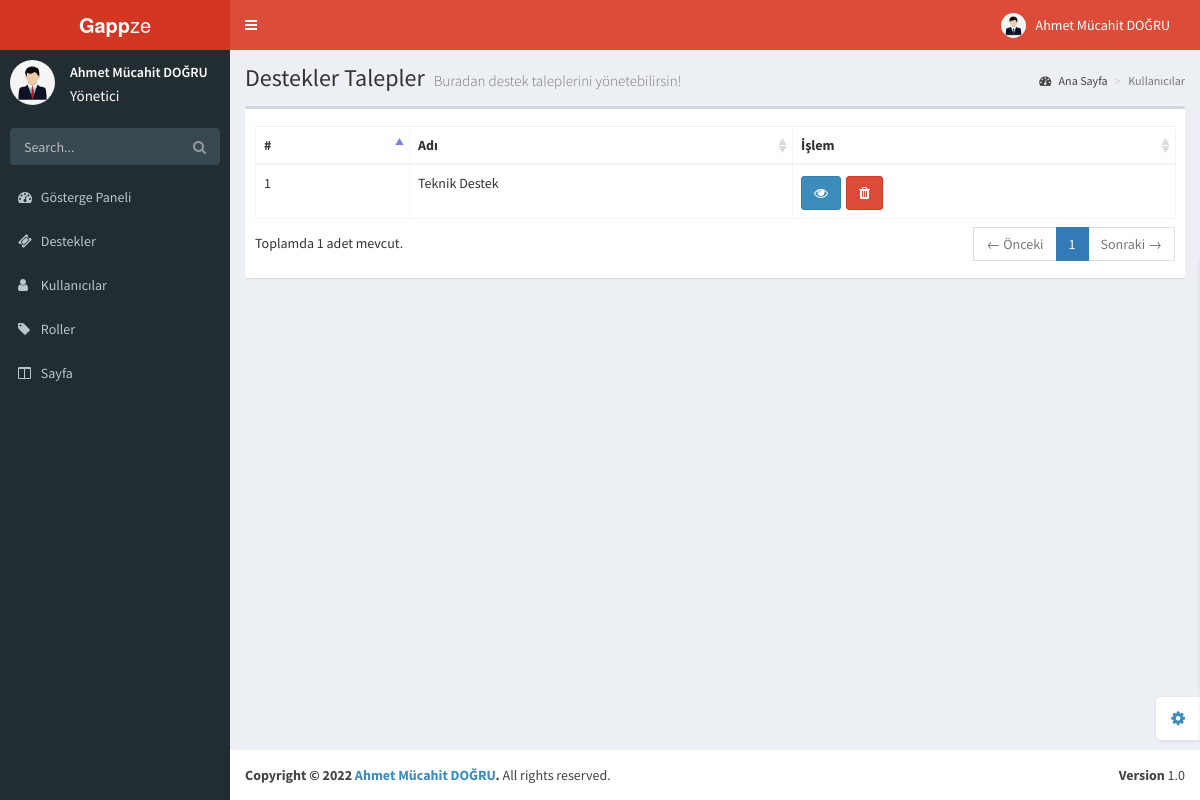
The page /admin/departments.php (signed in) on the database its author committed.
### tables this page shows
CREATE TABLE `accounts` (
  `id` int(11) NOT NULL,
  `firstName` varchar(64) NOT NULL,
  `lastName` varchar(64) NOT NULL,
  `email` varchar(255) NOT NULL,
  `password` varchar(255) NOT NULL,
  `permission` int(11) NOT NULL,
  `department` int(11) NOT NULL,
  `createdDate` timestamp NOT NULL DEFAULT current_timestamp() ON UPDATE current_timestamp()
);

CREATE TABLE `roles` (
  `id` int(11) NOT NULL,
  `name` varchar(255) NOT NULL
);

CREATE TABLE `pages` (
  `id` int(11) NOT NULL,
  `name` varchar(255) NOT NULL,
  `src` varchar(255) NOT NULL,
  `permission` int(11) NOT NULL,
  `location` int(11) NOT NULL,
  `dropdown` int(11) NOT NULL,
  `isDropdown` int(11) NOT NULL,
  `icon` varchar(255) NOT NULL,
  `isLogged` int(11) NOT NULL
);

CREATE TABLE `departments` (
  `id` int(11) NOT NULL,
  `name` varchar(255) NOT NULL
);

### functions/account.function.php (called while the page is built, shortened)
<?php
class Accounts{
  public function getPermissionName($id){
      $class = new classFonksiyon();
      $db = $class->dbConnection();
      $accounts = $db->prepare("SELECT permission FROM accounts WHERE id = ?");
      $accounts->execute(array(
        $id
      ));
      $accounts_fetch = $accounts->fetch();
      $roles = $db->prepare("SELECT * FROM roles WHERE id = ?");
      $roles->execute(array(
        $accounts_fetch["permission"]
      ));
      $roles_fetch = $roles->fetch();
      if($accounts->rowCount() != 0){
        if($roles_fetch == 0){
          return "Üye";
        }else{
        return $roles_fetch["name"];
        }
      }else{
        return false;
      }
  }
  public function getName($id){
    $class = new classFonksiyon();
    $db = $class->dbConnection();
    $accounts = $db->prepare("SELECT firstName,lastName FROM accounts WHERE id = ?");
    $accounts->execute(array(
      $id
    ));
    $accounts_fetch = $accounts->fetch();
    if($accounts->rowCount() != 0){
    return $accounts_fetch["firstName"]." ".$accounts_fetch["lastName"];
    }
  }
  public function getPermission($userid){
    $class = new classFonksiyon();
    $db = $class->dbConnection();
    if($db){
      $usergetElement = $db->prepare("SELECT permission FROM accounts WHERE id = ?");
      $usergetElement->execute(array(
        $userid
      ));
      $usergetElementFetch = $usergetElement->fetch();
      if($usergetElement->rowCount() != 0){
        return $usergetElementFetch["permission"];
      }
    }
  }
}

### functions/class.function.php (the view, shortened to what this page needs)
<?php
class classFonksiyon {
    private $settings = "/settings.json";
    private $host;
    private $username;
    private $password;
    private $database;
    public function __construct()
    {
      $jsonVeri = file_get_contents($_SERVER['DOCUMENT_ROOT'].$this->settings);
      $jsonVeri = json_decode($jsonVeri,true);
      $this->host = $jsonVeri["host"];
      $this->username = $jsonVeri["user"];
      $this->password = $jsonVeri["password"];
      $this->database = $jsonVeri["database"];
    }
    public function dbConnection(){
      try {
        $conn = new PDO("mysql:host=$this->host;dbname=$this->database;charset=utf8", $this->username, $this->password);
        $conn->setAttribute(PDO::ATTR_ERRMODE, PDO::ERRMODE_EXCEPTION);
      } catch(PDOException $e) {
        $message = "Connection failed: " . $e->getMessage();
      }
      return $conn;
    }
    public function pagesAll($location,$permission){
      $db = $this->dbConnection();
      if($db){
        if($location == 1){
          $page = $db->prepare("SELECT * FROM pages WHERE location = ?");
          $page->execute(array(
            $location
          ));
          if($page->rowCount() != 0){
            foreach ($page as $page_veri) {
                if($page_veri["permission"] == $permission){
                  if($page_veri["isDropdown"] == 1){
                  echo "
                  <li class='treeview'>
                  <a href='#'>
                  <i class='{$page_veri["icon"]}'></i>
                  <span>{$page_veri["name"]}</span></a>";
                    echo '<ul class="treeview-menu">';
                    echo "</ul></li>";
                  }else{
                    if($page_veri["dropdown"] == 0){
                    echo "<li class='treeview'>";
                    echo "<a href='{$page_veri["src"]}'>";
                    echo "<i class='{$page_veri["icon"]}'></i> <span>{$page_veri["name"]}</span>";
                    echo "</a>";
                    echo "</li>";
                    }
                  }
                }
            }
        }
      }
    }
    }
    public function getDepartments(){
      $db = $this->dbConnection();
      $user = new Accounts();
      if($db){
      if($user->getPermission($_SESSION["userAccountID"]) != 0){
          $departments = $db->prepare("SELECT * FROM departments");
          $departments->execute();
        if($departments->rowCount() != 0){
          foreach ($departments as $departments_veri) {
            echo "<tr>";
            echo "<td>{$departments_veri['id']}</td>";
            echo "<td>{$departments_veri["name"]}</td>";
            echo "<td>";
            if($user->getPermission($_SESSION["userAccountID"]) == 1){
              echo "<a class='btn btn-primary btn-specly mt-2 mr-2' href='support-view.php?id={$departments_veri["id"]}'><i class='fa fa-eye text-light'></i></a>";
              echo "<button class='btn btn-danger btn-specly mt-2 mr-2 deleteBtn' id='{$departments_veri["id"]}' name='delete' type='submit'><i class='fa fa-trash'></i></button>";
            }else{
              echo "<a class='btn btn-primary btn-specly mt-2 mr-2 endBtn' href='support-view.php?id={$departments_veri["id"]}'><i class='fa fa-eye text-light'></i></a>";
            }
            echo "</td>";
            echo "</tr>";
          }
        }
      }else{
      }
    }
    }
}

### admin/pages/header.php (shortened to what this page needs)
<header class="main-header">
    <a href="index.php" class="logo"><b>Gapp</b>ze</a>
    <nav class="navbar navbar-static-top" role="navigation">
        <a href="#" class="sidebar-toggle" data-toggle="offcanvas" role="button">
        </a>
        <div class="navbar-custom-menu">
            <ul class="nav navbar-nav">
                <li class="dropdown user user-menu">
                    <a href="#" class="dropdown-toggle" data-toggle="dropdown">
                        <img src="/resources/img/user.jpg" class="user-image" alt="User Image" />
                        <span class="hidden-xs"><?= $user->getName($_SESSION["userAccountID"]); ?></span>
                    </a>
                </li>
            </ul>
        </div>
    </nav>
</header>

### admin/pages/navbar.php
<aside class="main-sidebar">
    <section class="sidebar">
        <div class="user-panel">
            <div class="pull-left image">
                <img src="/resources/img/user.jpg" class="img-circle" alt="User Image" />
            </div>
            <div class="pull-left info">
                <p><?= $user->getName($_SESSION["userAccountID"]); ?></p>
                <a style="font-size: 15px"><?= $user->getPermissionName($_SESSION["userAccountID"]) ?></a>
            </div>
        </div>
        <form action="#" method="get" class="sidebar-form">
            <div class="input-group">
                <input type="text" name="q" class="form-control" placeholder="Search..." />
                <span class="input-group-btn">
                    <button type='submit' name='search' id='search-btn' class="btn btn-flat"><i
                            class="fa fa-search"></i></button>
                </span>
            </div>
        </form>
        <ul class="sidebar-menu">
             <?php
                $class->pagesAll(1,0);
            ?>
        </ul>
    </section>
</aside>

### rows shown on the page
accounts: $user->getName($_SESSION["userAccountID"]) "Ahmet Mücahit DOĞRU", permission.name "Yönetici"
pages: name "Gösterge Paneli"
pages: name "Destekler"
pages: name "Kullanıcılar"
pages: name "Roller"
pages: name "Sayfa"
departments: id "1", name "Teknik Destek"
